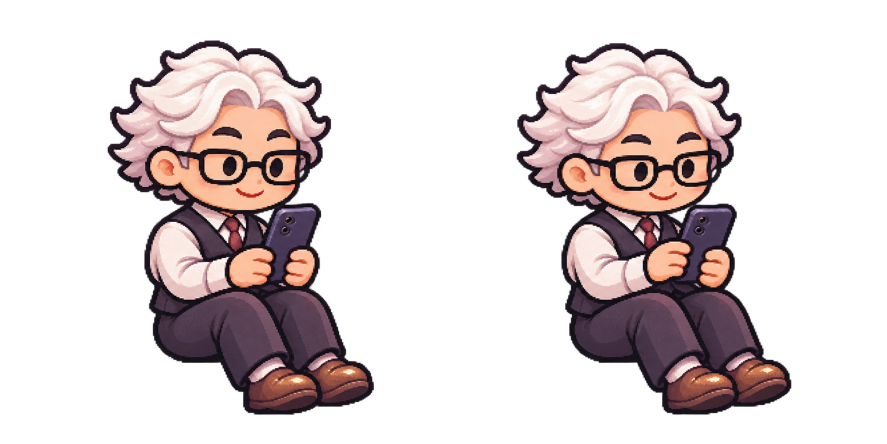
#> input picture assets/office/src/generated/orchestrator-phone.png, 1774 x 887 px, given in place of attention-vqa.png, which was not available (shown at 1/2 size); the run also reads 1 picture not shown here
$ python fix_vqa_art.py
#> lines starting #> are read from the running program, lines starting #| are printed output that depends on the picture
from pathlib import Path
from PIL import Image,ImageDraw
import json,math,shutil
R=Path(__file__).resolve().parent;M=json.loads((R/'manifest.json').read_text())
#> (reads assets/office/manifest.json from the repository)
def clean(im):
 im=im.convert('RGBA');im.putalpha(im.getchannel('A').point(lambda a:0 if a<24 else a));b=im.getchannel('A').point(lambda a:255 if a>32 else 0).getbbox();return im.crop(b)
def save_sheet(id,im):
 s=M['sheets'][id];im.save(R/'src/sheets'/(id+'.png'));w=s['frameW'];h=s['frameH'];out=Image.new('RGBA',(w*5//8*s['frames'],h*5//8))
 for i in range(s['frames']):out.alpha_composite(im.crop((i*w,0,(i+1)*w,h)).resize((w*5//8,h*5//8),Image.Resampling.LANCZOS),(i*w*5//8,0))
 out.save(R/s['file'],'WEBP',quality=85,alpha_quality=100,method=6)
for id,rawid in [('attention','attention-vqa'),('flame_aura','flame-vqa')]:
 s=M['sheets'][id];raw=Image.open(R/'src/generated'/(rawid+'.png'));n=s['frames'];cells=[clean(raw.crop((round(i*raw.width/n),0,round((i+1)*raw.width/n),raw.height))) for i in range(n)];fw=s['frameW'];fh=s['frameH'];sheet=Image.new('RGBA',(fw*n,fh));mw,mh=(68,80) if id=='attention' else (72,106);scale=min(mw/max(c.width for c in cells),mh/max(c.height for c in cells))
#> further down, raw is the input picture: PIL image 1774x887 RGBA; mean R, G, B, A 45.5, 35.9, 36, 78.1
#> in clean, `im = im.convert('RGBA')`:
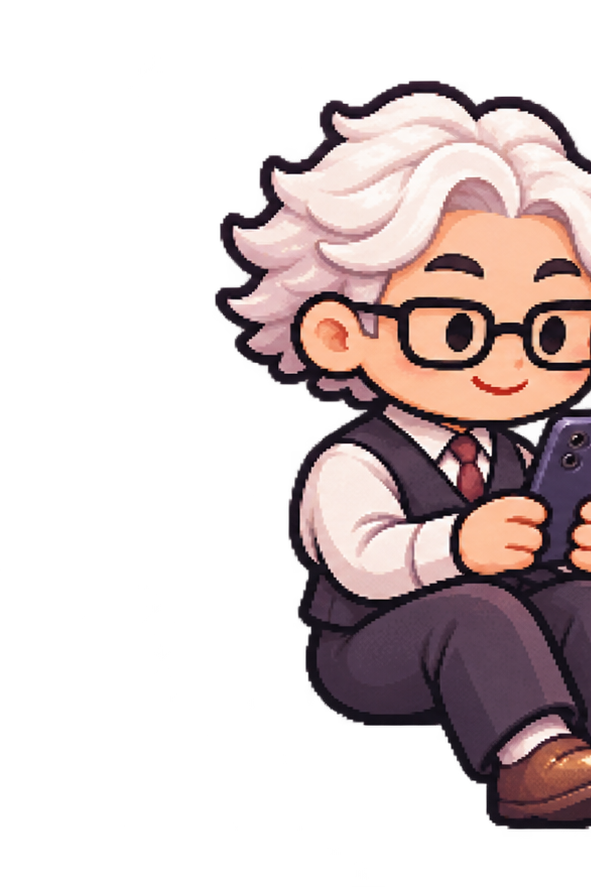
#> im: PIL image 591x887 RGBA; mean R, G, B, A 59.5, 47.5, 47.1, 97.3; transparent parts drawn white
#> in clean, `b = im.getchannel('A').point(lambda a: 255 if a > 32 else 0).getbbox()`: b = (215, 80, 591, 830)
#> in clean (call 2), `im = im.convert('RGBA')`:
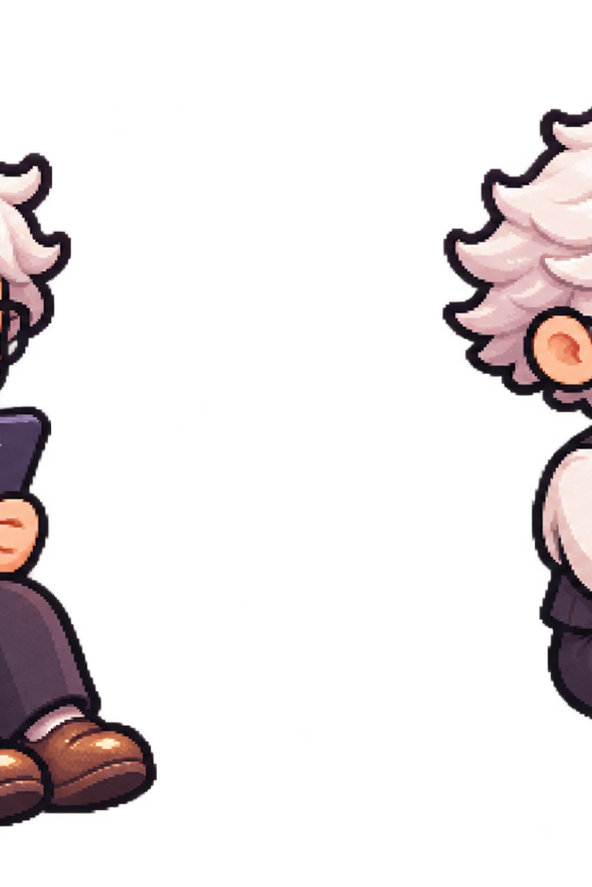
#> im: PIL image 592x887 RGBA; mean R, G, B, A 22.4, 17.6, 18.3, 41.4; transparent parts drawn white
#> in clean (call 2), `b = im.getchannel('A').point(lambda a: 255 if a > 32 else 0).getbbox()`: b = (0, 106, 592, 827)
#> in clean (call 2), `return im.crop(b)`:
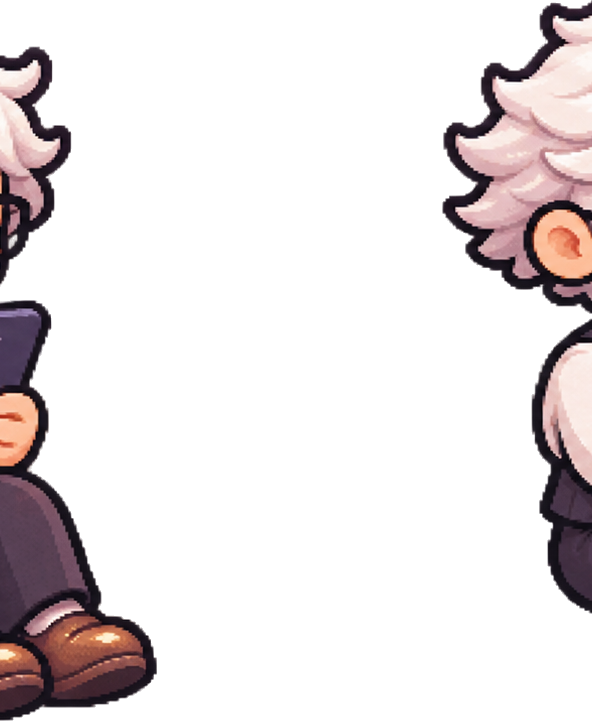
#> returned value: PIL image 592x721 RGBA; mean R, G, B, A 27.6, 21.6, 22.5, 50.8; transparent parts drawn white
#> in clean (call 3), `im = im.convert('RGBA')`:
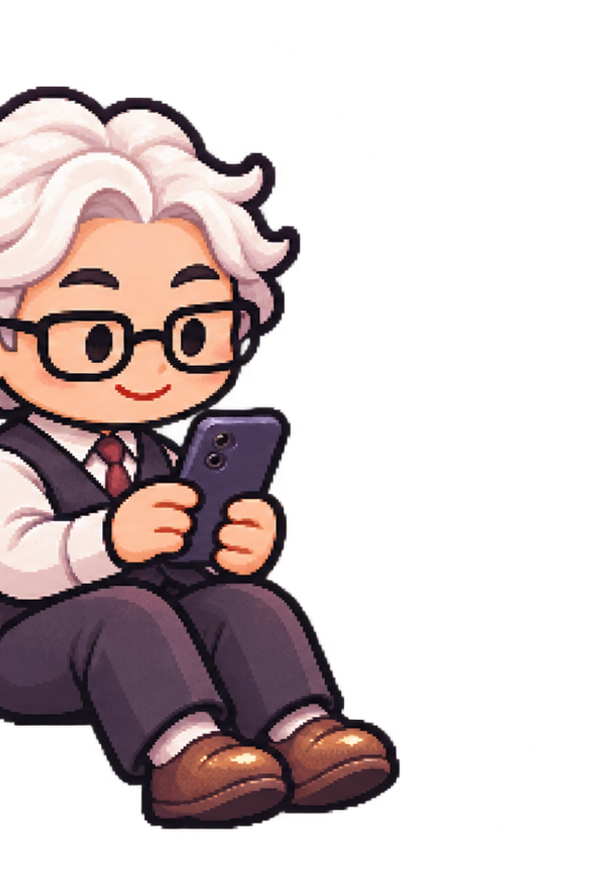
#> im: PIL image 591x887 RGBA; mean R, G, B, A 54.6, 42.7, 42.7, 95.8; transparent parts drawn white
#> in clean (call 3), `b = im.getchannel('A').point(lambda a: 255 if a > 32 else 0).getbbox()`: b = (0, 86, 400, 830)
#> in clean (call 3), `return im.crop(b)`:
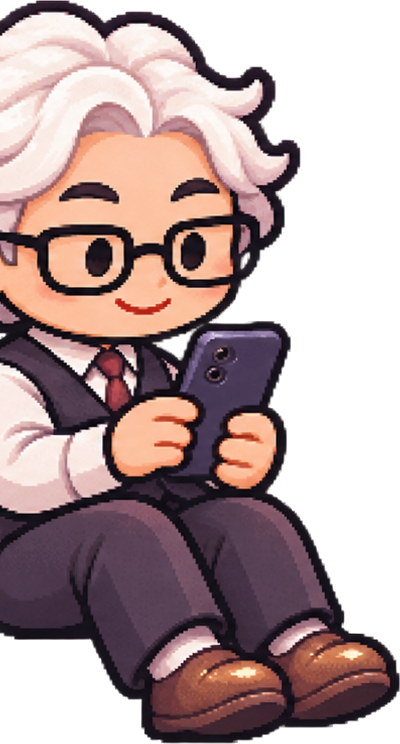
#> returned value: PIL image 400x744 RGBA; mean R, G, B, A 96.1, 75.2, 75.2, 168.6; transparent parts drawn white
#> after `cells = [clean(raw.crop((round(i * raw.width / n), 0, round((i + 1) * `: cells = 3 items
#> after `sheet = Image.new('RGBA', (fw * n, fh))`: sheet: PIL image 240x96 RGBA; every value is 0
#> after `scale = min(mw / max((c.width for c in cells)), mh / max((c.height for`: scale = 0.107
 for i,c in enumerate(cells):
  c=c.resize((round(c.width*scale),round(c.height*scale)),Image.Resampling.LANCZOS);sheet.alpha_composite(c,(i*fw+round(fw/2-c.width/2),s['anchor'][1]-c.height))
#> this loop made 3 passes
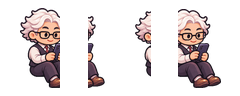
#> sheet: PIL image 240x96 RGBA; mean R, G, B, A 35.3, 28, 28.2, 60.7; transparent parts drawn white
 save_sheet(id,sheet)
#> in save_sheet, `out = Image.new('RGBA', (w * 5 // 8 * s['frames'], h * 5 // 8))`: out: PIL image 150x60 RGBA; every value is 0
#> after the loop in save_sheet, `for i in range(s['frames']):out.alpha_composite(im.crop((i*w,0,(i+1)*w..`:
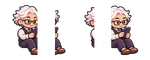
#> out: PIL image 150x60 RGBA; mean R, G, B, A 39.8, 31.7, 31.7, 60.8; transparent parts drawn white
#> (the run stopped early here; a loop or call above may not have finished)
